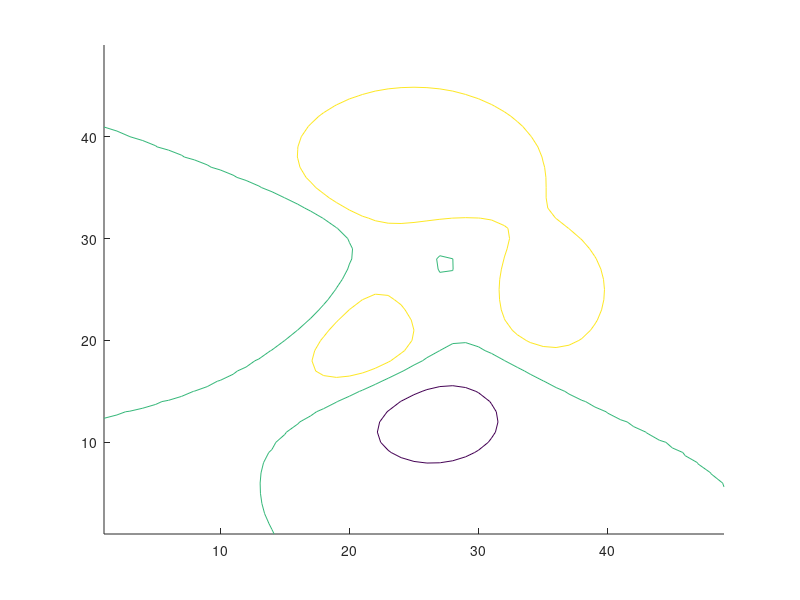

MATLAB code to generate this figure: (Note: this script raises an error after producing the figure.)
%Ref:  https://in.mathworks.com/help/matlab/ref/contour.html#d126e242352
%https://www.youtube.com/watch?v=WsZj5Rb6do8
%% Contours of a Function
x = linspace(-2*pi,2*pi);
y = linspace(0,4*pi);
[X,Y] = meshgrid(x,y);
Z = sin(X)+cos(Y);
contour(X,Y,Z)

% Note: babu pallam
% x --> Z=mxn --> x would be 1xn    || x would be mxn
% y --> Z=mxn --> y would be 1xm    || x would be mxn
% 1.  x and y values should be either incresing or decresing
%
% Example: X = 1:10
% Example: X = [1 2 3; 1 2 3; 1 2 3]
% Example: [X,Y] = meshgrid(1:10)


%%
x = linspace(0,4);%default creates 100 unique numbers bwtween this values x =linspace(0,6,3) = [ 1.0000    3.5000    6.0000]
y = linspace(0,4);
[X,Y] = meshgrid(x,y);
Z = X+Y;
contour(X,Y,Z)
%% Contours at Twenty Levels
[X,Y,Z] = peaks;
contour(X,Y,Z,20)
%% Contours at One Level
[X,Y,Z] = peaks;
v = [1,1];
contour(X,Y,Z,v)

%% Dashed Contour Lines
[X,Y,Z] = peaks;
contour(X,Y,Z,'--')
%% Contours with Labels
x = -2:0.2:2;
y = -2:0.2:3;
[X,Y] = meshgrid(x,y);
Z = X.*exp(-X.^2-Y.^2);
contour(X,Y,Z,'ShowText','on')
%% Labels in Different Units

contour(peaks,[-4 0 2],"ShowText",true,"LabelFormat",@mylabelfun)
%% Custom Line Width
Z = peaks;
[M,c] = contour(Z);
c.LineWidth = 3;
%%
Z= peaks(3);
Z= peaks(1);
Z= peaks(5);
%%
contour(peaks,1)
%%
contour(peaks,2)
%%
contour(peaks,10)
%%
contour(peaks,[-4 0 4])
%%

